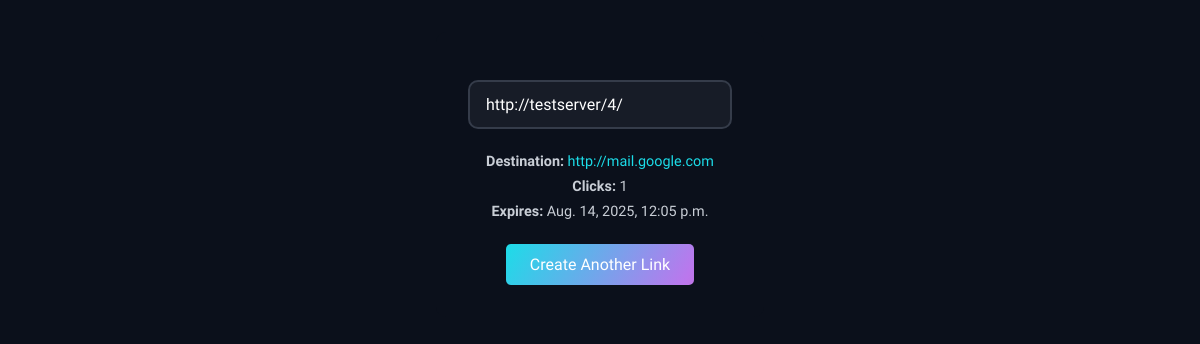
/link/4/, run on the app's committed database.
### shorty/models.py (models this page shows, shortened)
class Link(models.Model):
    original_url = models.URLField(max_length=2048)
    custom_alias = models.SlugField(
        max_length=50, unique=True, blank=True, null=True,
        help_text="Optional custom short code (letters, numbers, hyphens/underscores)."
    )
    short_code = models.CharField(max_length=16, unique=True, blank=True, editable=False)
    clicks = models.PositiveIntegerField(default=0)
    expires_at = models.DateTimeField(blank=True, null=True)
    created_at = models.DateTimeField(auto_now_add=True)
    class Meta:
        ordering = ["-created_at"]
    @property
    def code(self) -> str:
        return self.custom_alias or self.short_code

### shorty/views.py (the view)
# urls.py: path("link/<str:code>/", views.detail, name="detail"),
def detail(request, code: str):
    link = get_object_or_404(Link, short_code=code)
    full_short = request.build_absolute_uri(reverse("shorty:go", args=[code]))
    return render(request, "shorty/detail.html", {"link": link, "short_url": full_short})

### shorty/templates/shorty/detail.html (shortened to what this page needs)
{% extends "shorty/base.html" %}
{% load static %}
{% block content %}
<div class="detail-container">
    <div class="result__container stable-box">
        <input type="text" value="{{ short_url }}" id="shortUrlInput" readonly>
    </div>
    <div class="link-info">
        <p><strong>Destination:</strong> <a href="{{ link.original_url }}" target="_blank" rel="noopener">{{ link.original_url }}</a></p>
        <p><strong>Clicks:</strong> {{ link.clicks }}</p>
        <p><strong>Expires:</strong> {% if link.expires_at %}{{ link.expires_at }}{% else %}<em>Never</em>{% endif %}</p>
    </div>
    <div class="action-btn">
        <a href="{% url 'shorty:home' %}" class="shortBtn">Create Another Link</a>
    </div>
</div>
{% endblock %}

### static/css/style.css (style rules this page uses)
* { margin: 0; padding: 0; box-sizing: border-box; font-family: "Prompt", sans-serif; }
body { background: #0b101b; color: #fff; min-height: 100vh; display: flex; flex-direction: column; }
a { color: #1cdce8; text-decoration: none; }
.shortBtn { background-image: linear-gradient(120deg, #1cdce8, #bb77ed, #f34a62); color: #fff; border: none; border-radius: 5px; padding: 0.7rem 1rem; font-weight: 500; cursor: pointer; transition: opacity 0.3s ease; }
.result__container { border: 2px solid #353c4a; border-radius: 10px; padding: 1rem; display: flex; justify-content: space-between; align-items: center; color: #fff; font-size: 1rem; margin-top: 1rem; }

### shorty/templates/shorty/detail.html (style rules this page uses)
.detail-container { max-width: 700px; margin: auto; padding: 2rem; color: #fff; background: #0b101b; border-radius: 10px; text-align: center; }
.result__container.stable-box { display: flex; align-items: center; justify-content: space-between; gap: 0.5rem; border: 2px solid #353c4a; border-radius: 10px; padding: 0.8rem 1rem; background: rgba(255, 255, 255, 0.05); margin-bottom: 1.5rem; }
.result__container.stable-box input { flex: 1; background: transparent; border: none; outline: none; color: #fff; font-size: 1rem; font-weight: 500; overflow: hidden; text-overflow: ellipsis; white-space: nowrap; }
.link-info p { margin: 0.5rem 0; font-size: 0.9rem; color: #c9ced6; }
.link-info a { color: #1cdce8; text-decoration: none; word-break: break-all; }
.action-btn { margin-top: 1.5rem; }
.shortBtn { display: inline-block; background-image: linear-gradient(120deg, #1cdce8, #bb77ed, #f34a62); color: #fff; padding: 0.7rem 1.5rem; border-radius: 5px; text-decoration: none; font-weight: 500; transition: background-size 0.3s ease-in-out; background-size: 200%; }

### data on the page
Link: original_url "http://mail.google.com", clicks "1", expires_at "Aug. 14, 2025, 12:05 p.m."
